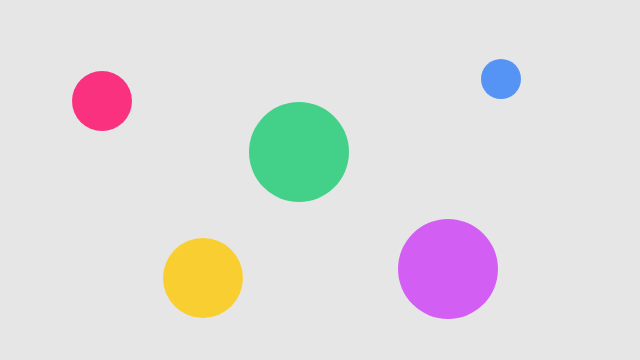
Frame 1 (no input)
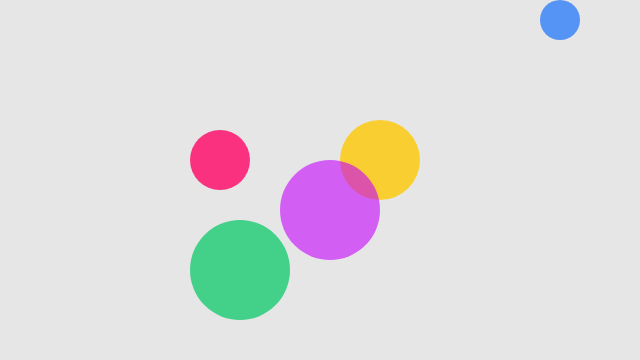
Frame 60 (no input)
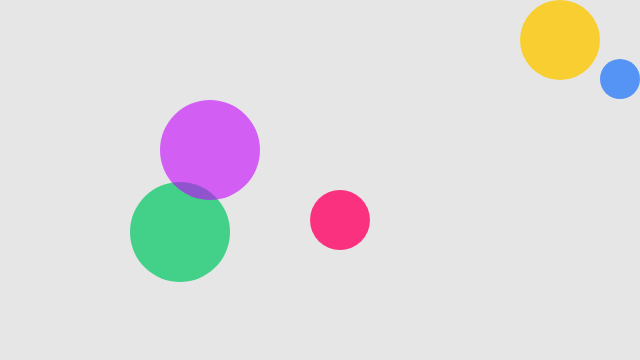
Frame 120 (the mouse pressed at the canvas centre since frame 60)

The p5.js sketch that drew these frames (run headless with seeded random() and noise() and a simulated clock; from frame 60 on, the mouse is pressed at the canvas centre):

// p5.js sketch
// ── sketch.js
// What changed: move() now bounces the ball off the edges of the canvas
// by reversing its velocity, instead of wrapping it to the other side.
class Ball {
    constructor(x, y, vx, vy, d, c) {
        this.x = x;
        this.y = y;
        this.vx = vx;
        this.vy = vy;
        this.diameter = d;
        this.col = c;
    }

    move() {
        this.x += this.vx;
        this.y += this.vy;

        let radius = this.diameter / 2;

        if (this.diameter > width) {
            this.x = width / 2;
            this.vx = 0;
        } else if (this.x + radius > width) {
            this.x = width - radius;
            this.vx *= -1;
        } else if (this.x - radius < 0) {
            this.x = radius;
            this.vx *= -1;
        }

        if (this.diameter > height) {
            this.y = height / 2;
            this.vy = 0;
        } else if (this.y + radius > height) {
            this.y = height - radius;
            this.vy *= -1;
        } else if (this.y - radius < 0) {
            this.y = radius;
            this.vy *= -1;
        }
    }

    display() {
        noStroke();
        fill(this.col);
        circle(this.x, this.y, this.diameter);
    }
}

let balls;

const bg = 230;

function setup() {
    createCanvas(640, 360);

    balls = [
        new Ball(100, 100,  2,  1, 60,  color(255, 0, 100, 200)),
        new Ball(300, 150, -1,  2, 100, color(0, 200, 100, 180)),
        new Ball(500, 80,   1, -1, 40,  color(0, 100, 255, 160)),
        new Ball(200, 280,  3, -2, 80,  color(255, 200, 0, 200)),
        new Ball(450, 270, -2, -1, 100, color(200, 0, 255, 150))
    ];
}

function draw() {
    background(bg);

    for (let i = 0; i < balls.length; i++) {
        balls[i].move();
        balls[i].display();
    }
}
